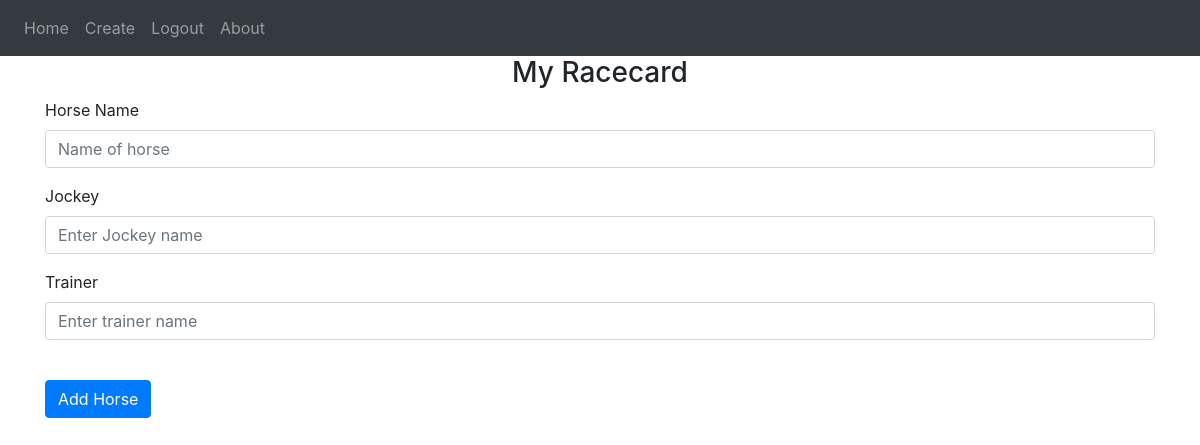
Before: /runner (signed in) with the older database file.
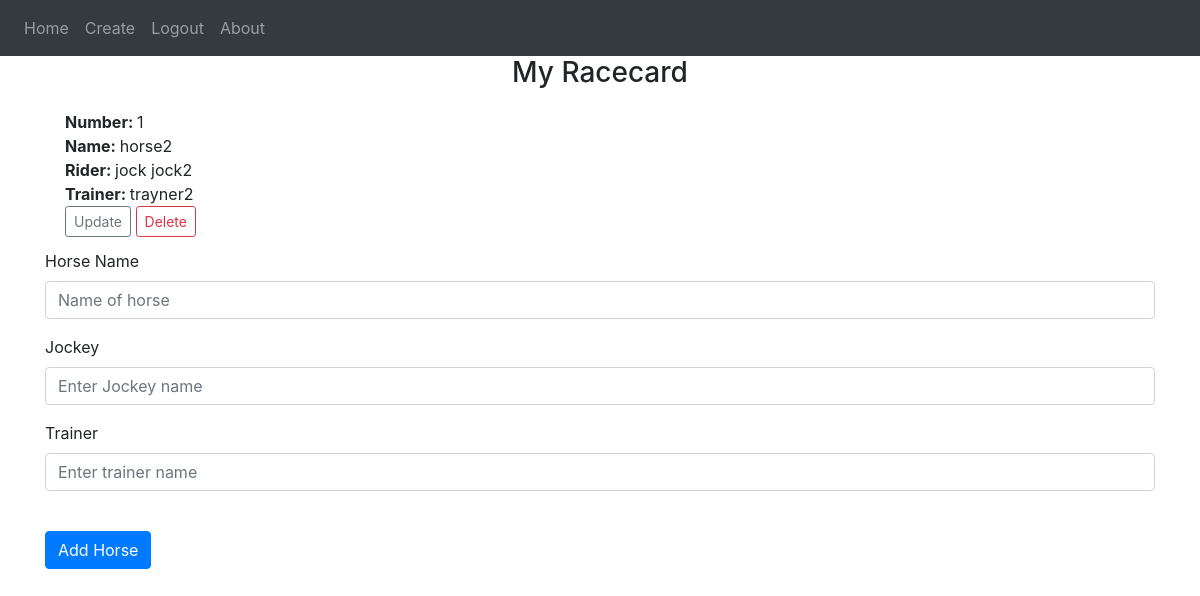
After: the same page with the newer database file.
### website/models.py (models this page shows)
class Runner(db.Model):
    id = db.Column(db.Integer, primary_key=True)
    name = db.Column(db.String(50))
    jockey= db.Column(db.String(50))
    trainer = db.Column(db.String(50))
    user_id = db.Column(db.Integer, db.ForeignKey('user.id'))

### website/views.py (the view, shortened to what this page needs)
@views.route('/runner', methods=['GET', 'POST'])
@login_required
def runner():
    return render_template("runner.html", user=current_user)

### website/__init__.py (called while the page is built)
def create_app():
    app = Flask(__name__)
    app.config['SECRET_KEY'] = 'hjshjhdjah kjshkjdhjs'
    app.config['SQLALCHEMY_DATABASE_URI'] = f'sqlite:///{DB_NAME}'
    db.init_app(app)
    from .views import views
    from .auth import auth
    app.register_blueprint(views, url_prefix='/')
    app.register_blueprint(auth, url_prefix='/')
    from .models import User, Runner
    with app.app_context():
        db.create_all()
    login_manager = LoginManager()
    login_manager.login_view = 'auth.login'
    login_manager.init_app(app)
    @login_manager.user_loader
    def load_user(id):
        return User.query.get(int(id))
    return app

### website/templates/runner.html
{% extends "base.html" %} {% block title %}Runner{% endblock %} {% block
    content %}
      <h3 align="center">My Racecard</h3>
      <div>
        <ul class="list-group list-group-flush" id="runners">
          {% for runner in user.runners %}
          <li class="list-group-item">
            <b>Number: </b>{{runner.id}}<br/>
            <b>Name: </b>{{runner.name}}<br/>
            <b>Rider: </b>{{runner.jockey}}<br/>
            <b>Trainer: </b>{{ runner.trainer}}<br/>
            <a href = "/update/{{ runner.id }}"class="btn btn-outline-secondary btn-sm">Update</a>
            <button type="button" class="btn btn-outline-danger btn-sm" onClick="deleteRunner({{ runner.id }})">Delete</button>
          </li>
        {% endfor %}
      </ul>
    </div>
      <form method="POST">
      <div class="form-group">
        <label for="name">Horse Name</label>
        <input
          type="text"
          class="form-control"
          id="name"
          name="name"
          placeholder="Name of horse"
        />
      </div>
      <div class="form-group">
        <label for="jockey">Jockey</label>
        <input
          type="text"
          class="form-control"
          id="jockey"
          name="jockey"
          placeholder="Enter Jockey name"
        />
      </div>
      <div class="form-group">
        <label for="trainer">Trainer</label>
        <input
          type="text"
          class="form-control"
          id="trainer"
          name="trainer"
          placeholder="Enter trainer name"
        />
      </div>
      <br />
      <button type="submit" class="btn btn-primary">Add Horse</button>
    </form>
    {% endblock %}

Changed rows visible on the page:
added Runner: id "1", name "horse2", jockey "jock jock2", trainer "trayner2"
